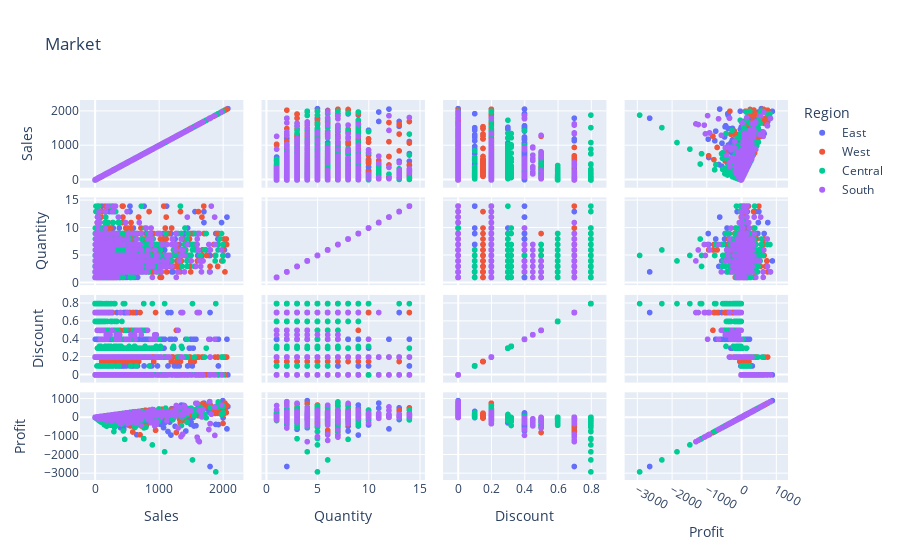

Notebook source saved alongside this figure:
### Code cell
px.scatter_matrix(new_dt,color='Region',title='Market',dimensions=['Sales', 'Quantity', 'Discount', 'Profit'])

### Figure 1 — Plotly figure (JSON) as saved in the notebook; plotly's stock layout.template omitted (floating-point values rounded to 4 significant figures; data arrays with more than 128 entries replaced by an {"elided": "..."} marker saying what was removed)
{"data": [{"dimensions": [{"axis": {"matches": true}, "label": "Sales", "values": {"elided": "2806 float values"}}, {"axis": {"matches": true}, "label": "Quantity", "values": {"elided": "2806 int values"}}, {"axis": {"matches": true}, "label": "Discount", "values": {"elided": "2806 float values"}}, {"axis": {"matches": true}, "label": "Profit", "values": {"elided": "2806 float values"}}], "hovertemplate": "Region=East<br>%{xaxis.title.text}=%{x}<br>%{yaxis.title.text}=%{y}<extra></extra>", "legendgroup": "East", "marker": {"color": "#636efa", "symbol": "circle"}, "name": "East", "showlegend": true, "type": "splom"}, {"dimensions": [{"axis": {"matches": true}, "label": "Sales", "values": {"elided": "3166 float values"}}, {"axis": {"matches": true}, "label": "Quantity", "values": {"elided": "3166 int values"}}, {"axis": {"matches": true}, "label": "Discount", "values": {"elided": "3166 float values"}}, {"axis": {"matches": true}, "label": "Profit", "values": {"elided": "3166 float values"}}], "hovertemplate": "Region=West<br>%{xaxis.title.text}=%{x}<br>%{yaxis.title.text}=%{y}<extra></extra>", "legendgroup": "West", "marker": {"color": "#EF553B", "symbol": "circle"}, "name": "West", "showlegend": true, "type": "splom"}, {"dimensions": [{"axis": {"matches": true}, "label": "Sales", "values": {"elided": "2299 float values"}}, {"axis": {"matches": true}, "label": "Quantity", "values": {"elided": "2299 int values"}}, {"axis": {"matches": true}, "label": "Discount", "values": {"elided": "2299 float values"}}, {"axis": {"matches": true}, "label": "Profit", "values": {"elided": "2299 float values"}}], "hovertemplate": "Region=Central<br>%{xaxis.title.text}=%{x}<br>%{yaxis.title.text}=%{y}<extra></extra>", "legendgroup": "Central", "marker": {"color": "#00cc96", "symbol": "circle"}, "name": "Central", "showlegend": true, "type": "splom"}, {"dimensions": [{"axis": {"matches": true}, "label": "Sales", "values": {"elided": "1596 float values"}}, {"axis": {"matches": true}, "label": "Quantity", "values": {"elided": "1596 int values"}}, {"axis": {"matches": true}, "label": "Discount", "values": {"elided": "1596 float values"}}, {"axis": {"matches": true}, "label": "Profit", "values": {"elided": "1596 float values"}}], "hovertemplate": "Region=South<br>%{xaxis.title.text}=%{x}<br>%{yaxis.title.text}=%{y}<extra></extra>", "legendgroup": "South", "marker": {"color": "#ab63fa", "symbol": "circle"}, "name": "South", "showlegend": true, "type": "splom"}], "layout": {"dragmode": "select", "legend": {"title": {"text": "Region"}, "tracegroupgap": 0}, "title": {"text": "Market"}}}
